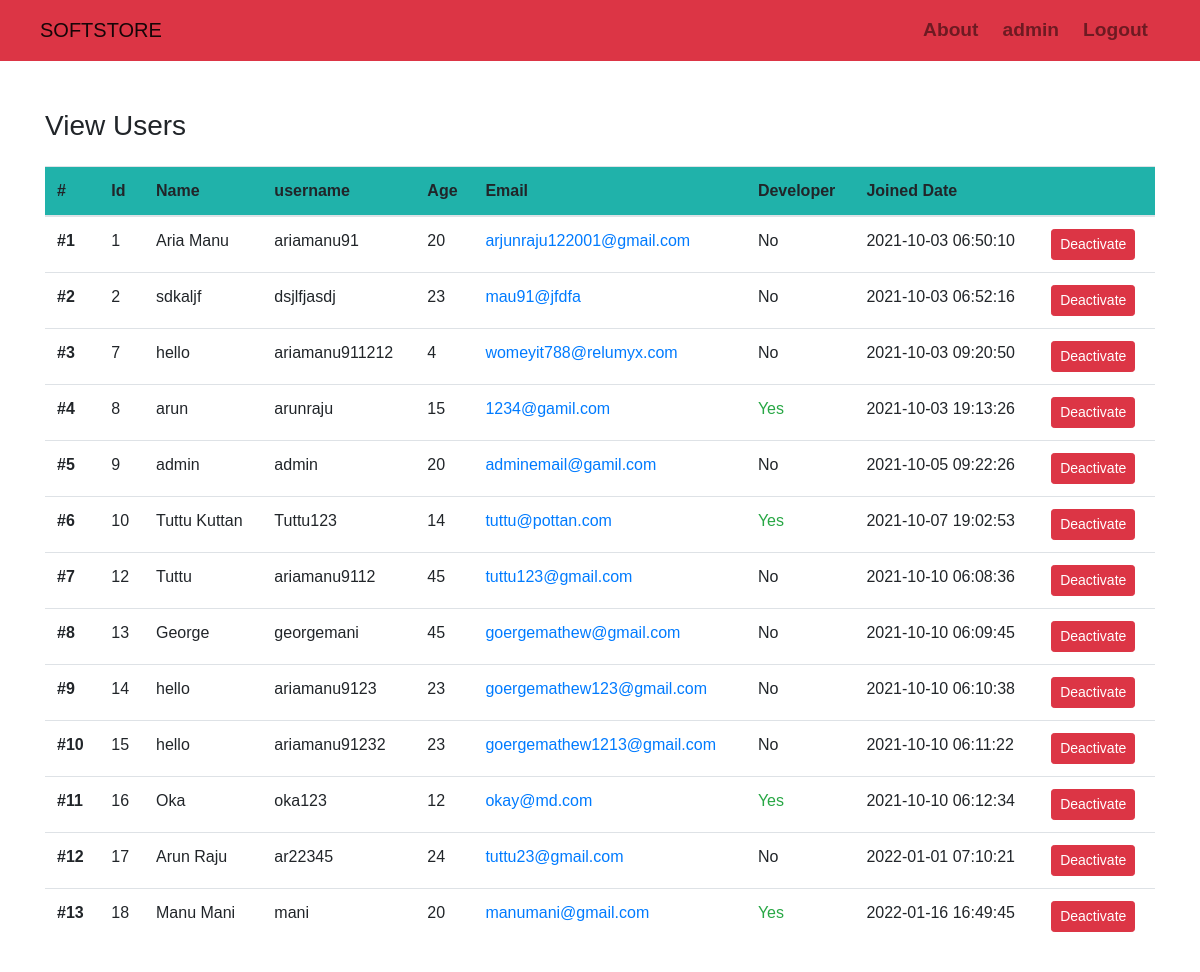
Page /admin/users.php (signed in) on the committed database.
### tables this page shows
CREATE TABLE `users` (
  `id` int(11) NOT NULL,
  `username` varchar(20) NOT NULL,
  `status` int(11) NOT NULL,
  `email` varchar(30) NOT NULL,
  `name` varchar(50) NOT NULL,
  `age` tinyint(4) NOT NULL,
  `password` varchar(20) NOT NULL,
  `created_date` datetime NOT NULL
);

### admin/users.php (the view, shortened to what this page needs)
<?php
require_once('../config.php');
$statement = $pdo->prepare("SELECT * FROM users ORDER BY created_date");
$statement->execute();
$users = $statement->fetchAll(PDO::FETCH_ASSOC);
?>
<!doctype html>
<html lang="en">
<head>
    <link rel="stylesheet" href="../css/bootstrap4.css">
    <link rel="stylesheet" href="https://use.fontawesome.com/releases/v5.7.0/css/all.css">
    <link rel="stylesheet" href="../css/style.css">
</head>
<body>
    <nav class="conatiner">
        <nav class="navbar navbar-expand-lg navbar-light bg-danger  ">
            <a class="navbar-brand mx-md-4" href=" ">SOFTSTORE</a>
            <div class="collapse navbar-collapse" id="navbarSupportedContent">
                <ul class="navbar-nav ml-auto mr-md-4 ">
                    <li class="nav-item font-weight-bold text-size mx-md-1">
                        <a class="nav-link" href="#">About</a>
                    </li>
                    <li class="nav-item font-weight-bold text-size mx-md-1">
                        <a class="nav-link" style="cursor: pointer;" href="#"><?php echo $_SESSION["uname"]; ?></a>
                    </li>
                    <li class="nav-item font-weight-bold text-size mx-md-1">
                        <a class="nav-link" style="cursor: pointer;" href="logout.php">Logout</a>
                    </li>
            </div>
        </nav>
    </nav>
    <div class="container">
        <div class="conatiner  mt-md-5">
            <h3 style='text-transform:capitalize'>View users</h3>
        </div>
        <div class="table-responsive my-md-4">
            <table class="table table-hover">
                <thead>
                    <div class="sticky">
                        <tr>
                            <th class="tbl_h" scope="col">#</th>
                            <th class="tbl_h" scope="col">Id</th>
                            <th class="tbl_h" scope="col">Name</th>
                            <th class="tbl_h" scope="col">username</th>
                            <th class="tbl_h" scope="col">Age</th>
                            <th class="tbl_h" scope="col">Email</th>
                            <th class="tbl_h" scope="col">Developer</th>
                            <th class="tbl_h" scope="col">Joined Date</th>
                            <th class="tbl_h" scope="col"></th>
                        </tr>
                    </div>
                </thead>
                <tbody>
                    <?php foreach ($users as $i => $users) {
                        $stmt = $pdo->prepare("SELECT dev_id FROM developer WHERE user_id = :id");
                        $stmt->bindValue(':id', $users['id']);
                        $stmt->execute();
                        $count = $stmt->rowCount();
                        if ($count > 0) {
                            $dev = true;
                            $users['dev_id'] = $stmt->fetch(PDO::FETCH_COLUMN);
                        } else {
                            $dev = false;
                        }
                    ?>
                        <tr>
                            <th scope="row">#<?php echo $i + 1 ?></th>
                            <td><?php echo $users['id'] ?></td>
                            <td><?php echo $users['name'] ?></td>
                            <td><?php echo $users['username'] ?></td>
                            <td><?php echo $users['age'] ?></td>
                            <td><a href="mailto:<?php echo $users['email'] ?>"><?php echo $users['email'] ?></a></td>
                            <td><?php if ($dev) echo "<a href='developer_apps.php?id=" . $users['dev_id'] . "&user_id=" . $users['id'] . "' class='text-success' '>Yes</a>";
                                else echo "No"; ?></td>
                            <td><?php echo $users['created_date'] ?></td>
                            <td>
                                <form style="display: inline-block;" method="post">
                                    <button type="submit" name="aord" onclick="if (!confirm('Are you sure you want to continu?')) { return false }" class="btn btn-sm <?php if ($users['status'] == 1) echo "btn-danger";
                                                                                                                                                                                    else echo "btn-info" ?>"><?php if ($users['status'] == 1) echo "Deactivate";
                                                                                                                                                                                    else echo "Activate" ?></button>
                                </form>
                            </td>
                        </tr>
                    <?php } ?>
                </tbody>
            </table>
        </div>
    </div>
</body>
</html>

### css/style.css (style rules this page uses)
body { font-family: Solway,Verdana, Geneva, Tahoma, sans-serif; }
.text-size { font-size: 1.2rem; }

### admin/users.php (style rules this page uses)
.tbl_h { background-color: lightseagreen; }

### rows in the picture
users: id "1", name "Aria Manu", username "ariamanu91", age "20", email "arjunraju122001@gmail.com", shows "No", created_date "2021-10-03 06:50:10", status "Deactivate"
users: id "2", name "sdkaljf", username "dsjlfjasdj", age "23", email "mau91@jfdfa", shows "No", created_date "2021-10-03 06:52:16", status "Deactivate"
users: id "7", name "hello", username "ariamanu911212", age "4", email "womeyit788@relumyx.com", shows "No", created_date "2021-10-03 09:20:50", status "Deactivate"
users: id "8", name "arun", username "arunraju", age "15", email "1234@gamil.com", created_date "2021-10-03 19:13:26", status "Deactivate"
users: id "9", name "admin", username "admin", age "20", email "adminemail@gamil.com", shows "No", created_date "2021-10-05 09:22:26", status "Deactivate"
users: id "10", name "Tuttu Kuttan", username "Tuttu123", age "14", email "tuttu@pottan.com", created_date "2021-10-07 19:02:53", status "Deactivate"
users: id "12", name "Tuttu", username "ariamanu9112", age "45", email "tuttu123@gmail.com", shows "No", created_date "2021-10-10 06:08:36", status "Deactivate"
users: id "13", name "George", username "georgemani", age "45", email "goergemathew@gmail.com", shows "No", created_date "2021-10-10 06:09:45", status "Deactivate"
users: id "14", name "hello", username "ariamanu9123", age "23", email "goergemathew123@gmail.com", shows "No", created_date "2021-10-10 06:10:38", status "Deactivate"
users: id "15", name "hello", username "ariamanu91232", age "23", email "goergemathew1213@gmail.com", shows "No", created_date "2021-10-10 06:11:22", status "Deactivate"
users: id "16", name "Oka", username "oka123", age "12", email "okay@md.com", created_date "2021-10-10 06:12:34", status "Deactivate"
users: id "17", name "Arun Raju", username "ar22345", age "24", email "tuttu23@gmail.com", shows "No", created_date "2022-01-01 07:10:21", status "Deactivate"
users: id "18", name "Manu Mani", username "mani", age "20", email "manumani@gmail.com", created_date "2022-01-16 16:49:45", status "Deactivate"

### other values in the picture
$_SESSION["uname"] "admin"
